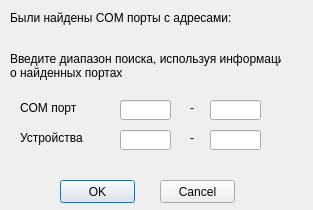
<?xml version="1.0" encoding="UTF-8"?>
<ui version="4.0">
 <class>AddressRange</class>
 <widget class="QDialog" name="AddressRange">
  <property name="geometry">
   <rect>
    <x>0</x>
    <y>0</y>
    <width>313</width>
    <height>210</height>
   </rect>
  </property>
  <property name="windowTitle">
   <string>Dialog</string>
  </property>
  <widget class="QLabel" name="labelCom">
   <property name="geometry">
    <rect>
     <x>20</x>
     <y>100</y>
     <width>81</width>
     <height>16</height>
    </rect>
   </property>
   <property name="text">
    <string>COM порт</string>
   </property>
  </widget>
  <widget class="QLineEdit" name="lineEditMinCom">
   <property name="geometry">
    <rect>
     <x>120</x>
     <y>100</y>
     <width>51</width>
     <height>20</height>
    </rect>
   </property>
  </widget>
  <widget class="QLineEdit" name="lineEditMaxCom">
   <property name="geometry">
    <rect>
     <x>210</x>
     <y>100</y>
     <width>51</width>
     <height>20</height>
    </rect>
   </property>
  </widget>
  <widget class="QLineEdit" name="lineEditMinDev">
   <property name="geometry">
    <rect>
     <x>120</x>
     <y>130</y>
     <width>51</width>
     <height>20</height>
    </rect>
   </property>
  </widget>
  <widget class="QLineEdit" name="lineEditMaxDev">
   <property name="geometry">
    <rect>
     <x>210</x>
     <y>130</y>
     <width>51</width>
     <height>20</height>
    </rect>
   </property>
  </widget>
  <widget class="QLabel" name="labelDevice">
   <property name="geometry">
    <rect>
     <x>20</x>
     <y>130</y>
     <width>81</width>
     <height>16</height>
    </rect>
   </property>
   <property name="text">
    <string>Устройства</string>
   </property>
  </widget>
  <widget class="QLabel" name="labelDashCom">
   <property name="geometry">
    <rect>
     <x>190</x>
     <y>100</y>
     <width>21</width>
     <height>16</height>
    </rect>
   </property>
   <property name="text">
    <string>-</string>
   </property>
  </widget>
  <widget class="QLabel" name="labelDashDev">
   <property name="geometry">
    <rect>
     <x>190</x>
     <y>130</y>
     <width>21</width>
     <height>16</height>
    </rect>
   </property>
   <property name="text">
    <string>-</string>
   </property>
  </widget>
  <widget class="QPushButton" name="pushButtonOk">
   <property name="geometry">
    <rect>
     <x>60</x>
     <y>180</y>
     <width>75</width>
     <height>23</height>
    </rect>
   </property>
   <property name="text">
    <string>OK</string>
   </property>
  </widget>
  <widget class="QPushButton" name="pushButtonCancel">
   <property name="geometry">
    <rect>
     <x>160</x>
     <y>180</y>
     <width>75</width>
     <height>23</height>
    </rect>
   </property>
   <property name="text">
    <string>Cancel</string>
   </property>
  </widget>
  <widget class="QLabel" name="labelOut">
   <property name="geometry">
    <rect>
     <x>20</x>
     <y>30</y>
     <width>271</width>
     <height>16</height>
    </rect>
   </property>
   <property name="text">
    <string/>
   </property>
  </widget>
  <widget class="QLabel" name="labelInfo">
   <property name="geometry">
    <rect>
     <x>10</x>
     <y>10</y>
     <width>261</width>
     <height>16</height>
    </rect>
   </property>
   <property name="text">
    <string>Были найдены COM порты с адресами:</string>
   </property>
  </widget>
  <widget class="QLabel" name="labelInvite">
   <property name="geometry">
    <rect>
     <x>10</x>
     <y>50</y>
     <width>271</width>
     <height>31</height>
    </rect>
   </property>
   <property name="text">
    <string>Введите диапазон поиска, используя информацию
о найденных портах</string>
   </property>
  </widget>
 </widget>
 <resources/>
 <connections/>
</ui>
